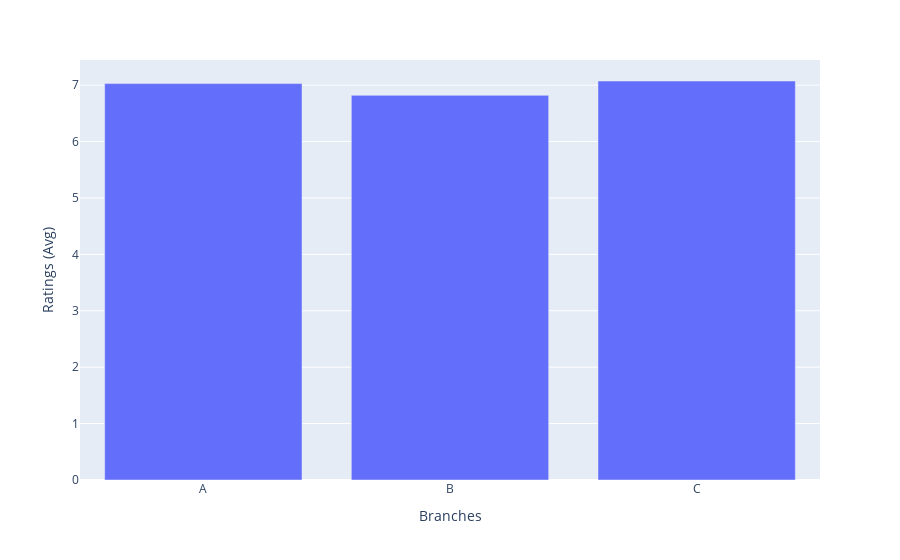

Source (notebook cell):
### Markdown cell above
All 3 Branches have a similar number of sales with Branch A edging out at the top with 340 sales compared with 332 B and 328 C

### Code cell
df_BR = df.groupby('Branch', as_index=False).Rating.mean()

fig = px.bar(df, x=df_BR['Branch'], y=df_BR['Rating'],labels=dict(x="Branches",y="Ratings (Avg)"))
fig.show()

### Figure 1 — Plotly figure (JSON) as saved in the notebook; plotly's stock layout.template omitted (floating-point values rounded to 4 significant figures)
{"data": [{"alignmentgroup": "True", "hovertemplate": "Branches=%{x}<br>Ratings (Avg)=%{y}<extra></extra>", "legendgroup": "", "marker": {"color": "#636efa", "pattern": {"shape": ""}}, "name": "", "offsetgroup": "", "orientation": "v", "showlegend": false, "textposition": "auto", "type": "bar", "x": ["A", "B", "C"], "xaxis": "x", "y": [7.027, 6.818, 7.073], "yaxis": "y"}], "layout": {"barmode": "relative", "legend": {"tracegroupgap": 0}, "margin": {"t": 60}, "xaxis": {"anchor": "y", "domain": [0, 1], "title": {"text": "Branches"}}, "yaxis": {"anchor": "x", "domain": [0, 1], "title": {"text": "Ratings (Avg)"}}}}
